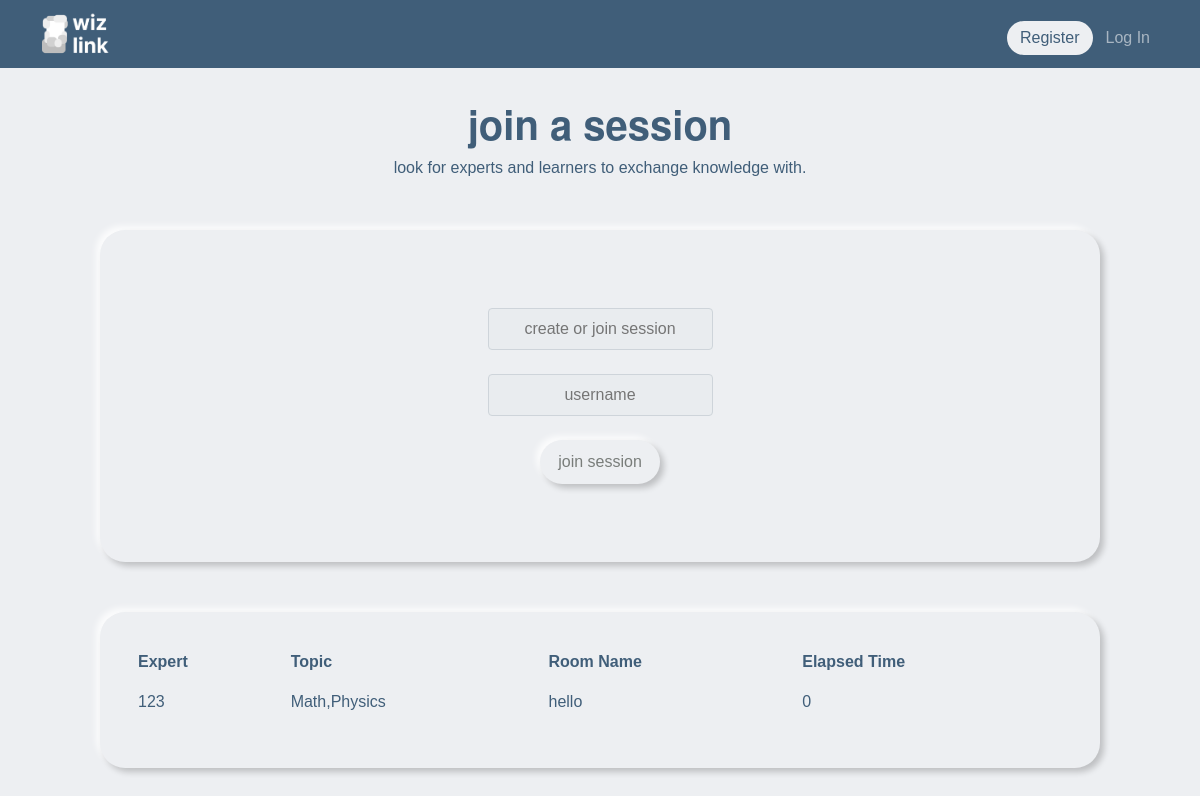
The app's page /call, older data.
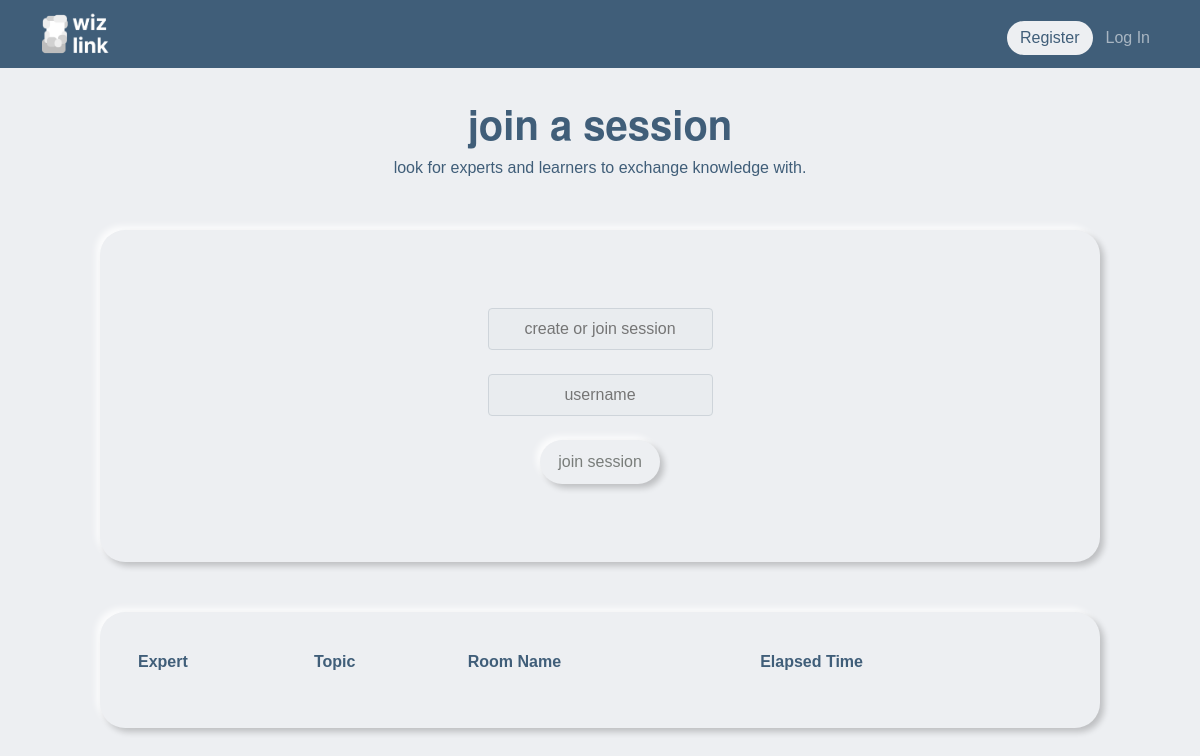
The same page, newer data.
### tables this page shows
CREATE TABLE rooms (
    room_id INTEGER PRIMARY KEY AUTOINCREMENT,
    room_name TEXT,
    host_name TEXT,
    user_id INTEGER, categories TEXT,
    FOREIGN KEY (user_id) REFERENCES users(id)
);

### app.py (the view, shortened to what this page needs)
@app.route("/call", methods=["GET", "POST"])
def call():
    if request.method == "GET":
        rooms = db.execute("SELECT * FROM rooms ORDER BY host_name")
        return render_template("room_list.html", rooms=rooms)

### app.py (called while the page is built)
@app.after_request
def after_request(response):
    response.headers["Cache-Control"] = "no-cache, no-store, must-revalidate"
    response.headers["Expires"] = 0
    response.headers["Pragma"] = "no-cache"
    return response

### templates/room_list.html (shortened to what this page needs)
{% extends "layout.html" %}
{% block main %}
<div class="header">
    <div id="writing">
        <h1>
            <b>join a session</b>
        </h1>
        <p>look for experts and learners to exchange knowledge with.</p>
    </div>
  </div>
    <div class="box_s" id="box">
      <form id="room-name-form" method="post" action="/">
          <input name="room-name-input" id="room-name-input" class="input-group-text mx-auto p-2" placeholder="create or join session">
          <br>
          <input name="username" id="username" class="input-group-text mx-auto p-2" placeholder="username">
          <br>
          <button type="submit" class="button_s">join session</button>
      </form>
    </div>
<div class="box_s" id="myTableDiv" >
    <table id="myTable" class="table table-borderless" style="color: #405E79">
        <thead class="thead-dark">
        <tr>
            <th scope="col">Expert</th>
            <th scope="col">Topic</th>
            <th scope="col">Room Name</th>
            <th scope="col">Elapsed Time</th>
        </tr>
        </thead>
        <tbody>
            {% for room in rooms %}
                <tr>
                    <td>
                        {{ room["host_name"] }}
                    </td>
                    <td>
                        {{ room["categories"] }}
                    </td>
                    <td>
                        {{ room["room_name"] }}
                    </td>
                    <td>
                        0
                    </td>
                </tr>
            {% endfor %}
        </tbody>
    </table>
</div>
{% endblock %}

Row changes from the older to the newer data that the page shows:
removed rooms: host_name "123", categories "Math,Physics", room_name "hello"
